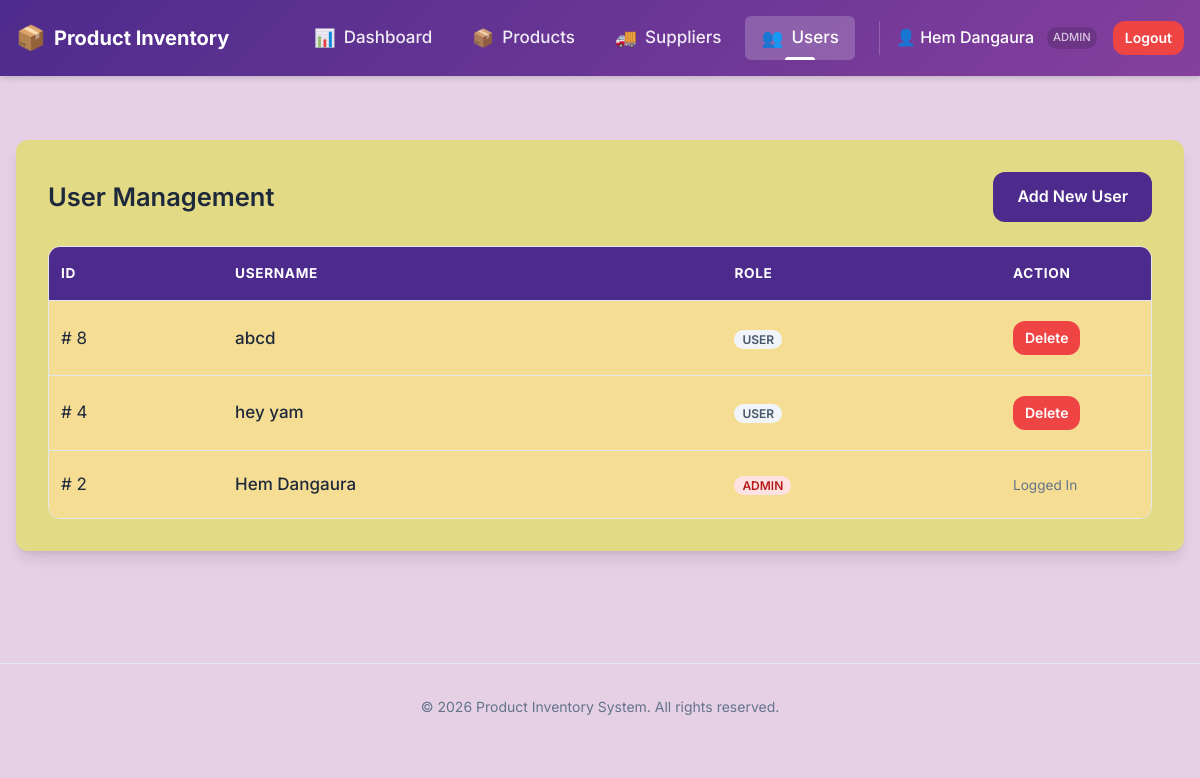
The app's page /product_inventory/public/users.php (signed in) with its own data.
### tables this page shows
CREATE TABLE `users` (
  `id` int(11) NOT NULL,
  `username` varchar(50) DEFAULT NULL,
  `password` varchar(255) DEFAULT NULL,
  `role` enum('user','admin') DEFAULT 'user'
);

### product_inventory/public/users.php (the view, shortened to what this page needs)
<?php
include '../includes/header.php';
require '../config/db.php';
$stmt = $conn->query("SELECT id, username, role FROM users ORDER BY id DESC");
$users = $stmt->fetchAll(PDO::FETCH_ASSOC);
?>
<div class="card">
    <div style="display: flex; justify-content: space-between; align-items: center; margin-bottom: 1.5rem">
        <h2 style="margin: 0">User Management</h2>
        <a href="register.php" class="btn btn-primary">Add New User</a>
    </div>
    <div class="table-wrapper">
        <table>
            <thead>
                <tr>
                    <th>ID</th>
                    <th>Username</th>
                    <th>Role</th>
                    <th style="width: 150px">Action</th>
                </tr>
            </thead>
            <tbody>
                <?php foreach ($users as $u): ?>
                    <tr>
                        <td>#
                            <?= $u['id'] ?>
                        </td>
                        <td style="font-weight: 500">
                            <?= htmlspecialchars($u['username']) ?>
                        </td>
                        <td>
                            <span
                                style="background: <?= $u['role'] === 'admin' ? '#fee2e2; color: #b91c1c' : '#f1f5f9; color: #475569' ?>; padding: 2px 8px; border-radius: 10px; font-size: 0.75rem; font-weight: 600;">
                                <?= strtoupper($u['role']) ?>
                            </span>
                        </td>
                        <td>
                            <?php if ($u['id'] != $_SESSION['user_id']): ?>
                                <a href="delete_user.php?id=<?= $u['id'] ?>" class="btn btn-sm btn-danger"
                                    onclick="return confirm('Delete user?')">Delete</a>
                            <?php else: ?>
                                <span style="color: var(--text-muted); font-size: 0.85rem">Logged In</span>
                            <?php endif; ?>
                        </td>
                    </tr>
                <?php endforeach; ?>
            </tbody>
        </table>
    </div>
</div>
<?php include '../includes/footer.php'; ?>

### product_inventory/assets/css/style.css (style rules this page uses)
:root { --primary-color: #4D2B8C; --primary-hover: #85409D; --secondary-color: #EEA727; --background-bg: #e5d0e5; --card-bg: #e3da85; --text-color: #1e293b; --text-muted: #64748b; --border-color: #e2e8f0; --danger-color: #ef4444; --danger-hover: #dc2626; --success-color: #10b981; --shadow-sm: 0 1px 2px 0 rgb(0 0 0 / 0.05); --shadow-md: 0 10px 15px -3px rgb(0 0 0 / 0.1), 0 4px 6px -4px rgb(0 0 0 / 0.1); --radius: 0.75rem; }
*, *::before, *::after { box-sizing: border-box; }
body { font-family: 'Inter', system-ui, -apple-system, sans-serif; background-color: var(--background-bg); color: var(--text-color); margin: 0; line-height: 1.6; font-size: 17px; }
h1, h2, h3, h4, h5, h6 { margin-top: 0; font-weight: 600; color: var(--text-color); }
a { color: var(--primary-color); text-decoration: none; transition: color 0.2s; }
.card { background: var(--card-bg); border-radius: var(--radius); padding: 2rem; box-shadow: var(--shadow-md); margin-bottom: 2rem; }
.btn { display: inline-block; padding: 0.75rem 1.5rem; border-radius: var(--radius); font-weight: 600; cursor: pointer; text-align: center; border: none; transition: all 0.2s ease; font-size: 1rem; }
.btn-primary { background-color: var(--primary-color); color: white; }
.btn-danger { background-color: var(--danger-color); color: white; }
.btn-sm { padding: 0.35rem 0.75rem; font-size: 0.875rem; }
.table-wrapper { overflow-x: auto; border-radius: var(--radius); border: 1px solid var(--border-color); }
table { width: 100%; border-collapse: collapse; background: rgb(245, 221, 148); table-layout: auto; }
th { text-align: left; padding: 1rem 0.75rem; background-color: #4D2B8C; font-weight: 700; color: white; font-size: 0.85rem; text-transform: uppercase; letter-spacing: 0.05em; border-bottom: 1px solid var(--border-color); }
td { padding: 1.25rem 0.75rem; border-bottom: 1px solid var(--border-color); color: var(--text-color); vertical-align: middle; word-break: break-word; }
tr:last-child td { border-bottom: none; }

### records on screen
users: id "8", username "abcd", role "USER"
users: id "4", username "hey yam", role "USER"
users: id "2", username "Hem Dangaura", role "ADMIN", shows "Logged In"

### other values on screen
$_SESSION['username'] "Hem Dangaura"
$_SESSION['role'] "ADMIN"
